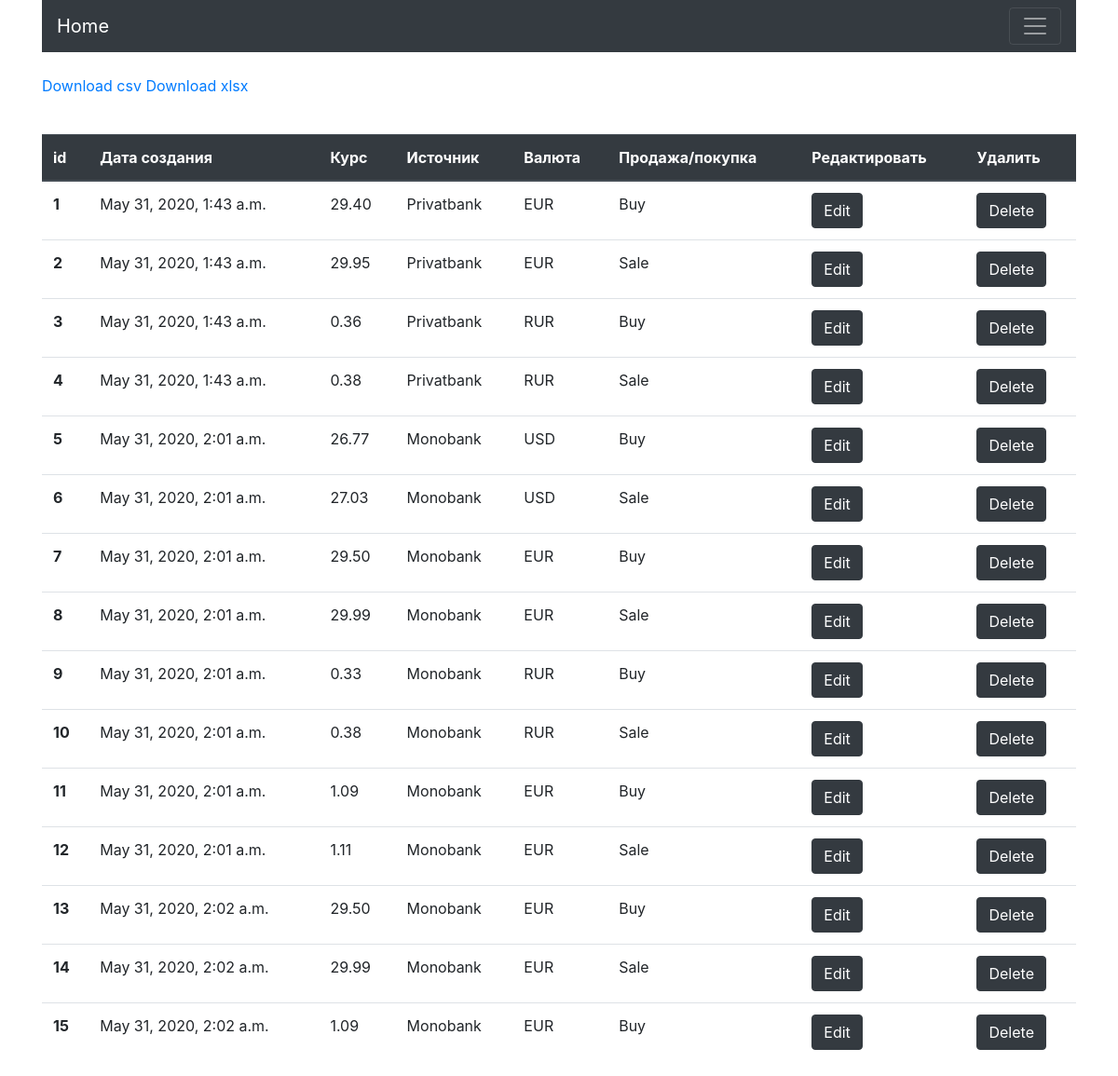
The page /rate/list/ (signed in) on the database its author committed.
### rate/models.py (models this page shows, shortened)
class Rate(models.Model):
    created = models.DateTimeField(auto_now_add=True)
    amount = models.DecimalField(max_digits=5, decimal_places=2)
    source = models.PositiveSmallIntegerField(choices=mch.SOURCE_CHOICES)
    currency_type = models.PositiveSmallIntegerField(choices=mch.CURRENCY_TYPE_CHOICE)
    type = models.PositiveSmallIntegerField(choices=mch.RATE_TYPE_CHOICE) # noqa

### rate/views.py (the view)
class RateList(ListView):
    paginate_by = 15
    queryset = Rate.objects.all()
    template_name = 'list_all.html'

### rate/templatetags/active_tab.py (called while the page is built)
@register.filter
def active(path, url_name):
    if path == reverse(url_name):
        return 'active'
    return ''

### templates/list_all.html (shortened to what this page needs)
{% extends 'base.html' %}
{% block content %}
<br>
<a href="{% url 'rate:download-csv' %}">Download csv</a>
<a href="{% url 'rate:download-xlsx' %}">Download xlsx</a>
<table  class="table table-sm table-dark" >
    <br><br>
    <table class = "table">
    <thead class="thead-dark">
    <tr bgcolor="#2E8B57" >
        <th>id</th>
        <th>Дата создания </th>
        <th>Курс</th>
        <th>Источник</th>
        <th>Валюта</th>
        <th>Продажа/покупка</th>
        {% if user.is_superuser %}
				<th scope="col"> Редактировать</th>
				<th scope="col"> Удалить </th>
        {% endif %}
    </tr>
</thead>
    <tbody>
  {% for rate in object_list %}
    <tr>
    <th scope="row">{{ forloop.counter }}</td>
        <td>{{ rate.created }}</td>
        <td>{{ rate.amount }}</td>
        <td>{{ rate.get_source_display|title }}</td>
        <td>{{ rate.get_currency_type_display|upper }}</td>
        <td>{{ rate.get_type_display|title }}</td>
        {% if user.is_superuser %}
						<td><a class="btn btn-dark" href="{% url 'rate:edit' pk=rate.id %}">Edit</a></td>
						<td><a class="btn btn-dark" href="{% url 'rate:delete' pk=rate.id %}">Delete</a></td>
					{% endif %}
    </tr>
   {% endfor %}
   </tbody>
</table>
{% endblock content %}

### rows shown on the page
Rate: created "May 31, 2020, 1:43 a.m.", amount "29.40", source "Privatbank", currency_type "EUR", type "Buy"
Rate: created "May 31, 2020, 1:43 a.m.", amount "29.95", source "Privatbank", currency_type "EUR", type "Sale"
Rate: created "May 31, 2020, 1:43 a.m.", amount "0.36", source "Privatbank", currency_type "RUR", type "Buy"
Rate: created "May 31, 2020, 1:43 a.m.", amount "0.38", source "Privatbank", currency_type "RUR", type "Sale"
Rate: created "May 31, 2020, 2:01 a.m.", amount "26.77", source "Monobank", currency_type "USD", type "Buy"
Rate: created "May 31, 2020, 2:01 a.m.", amount "27.03", source "Monobank", currency_type "USD", type "Sale"
Rate: created "May 31, 2020, 2:01 a.m.", amount "29.50", source "Monobank", currency_type "EUR", type "Buy"
Rate: created "May 31, 2020, 2:01 a.m.", amount "29.99", source "Monobank", currency_type "EUR", type "Sale"
Rate: created "May 31, 2020, 2:01 a.m.", amount "0.33", source "Monobank", currency_type "RUR", type "Buy"
Rate: created "May 31, 2020, 2:01 a.m.", amount "0.38", source "Monobank", currency_type "RUR", type "Sale"
Rate: created "May 31, 2020, 2:01 a.m.", amount "1.09", source "Monobank", currency_type "EUR", type "Buy"
Rate: created "May 31, 2020, 2:01 a.m.", amount "1.11", source "Monobank", currency_type "EUR", type "Sale"
Rate: created "May 31, 2020, 2:02 a.m.", amount "29.50", source "Monobank", currency_type "EUR", type "Buy"
Rate: created "May 31, 2020, 2:02 a.m.", amount "29.99", source "Monobank", currency_type "EUR", type "Sale"
Rate: created "May 31, 2020, 2:02 a.m.", amount "1.09", source "Monobank", currency_type "EUR", type "Buy"
